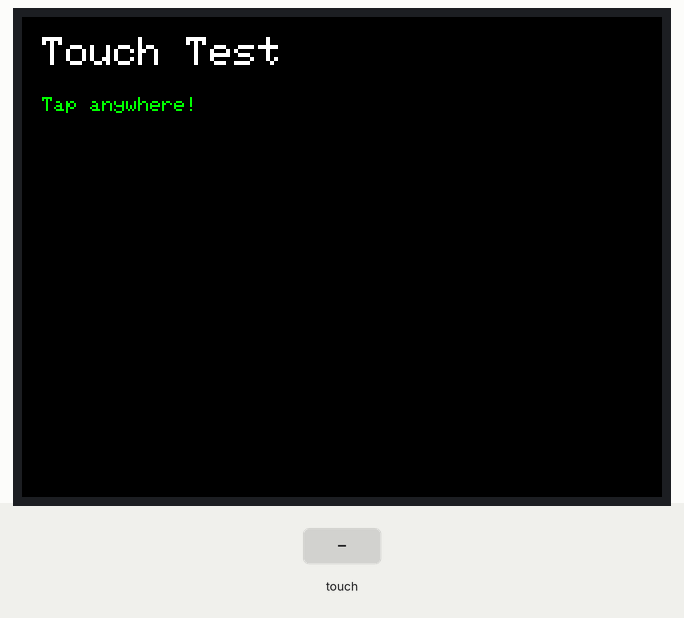
A program run on a simulated ESP32. Parts: 320×240 colour display. Inputs (shaded band) come from the test bench. What the program prints to the serial monitor is not drawn.

Above: at 2.4 s.
2.5 s: screen touched at 13 % across, 10 % down
At 3.0 s:
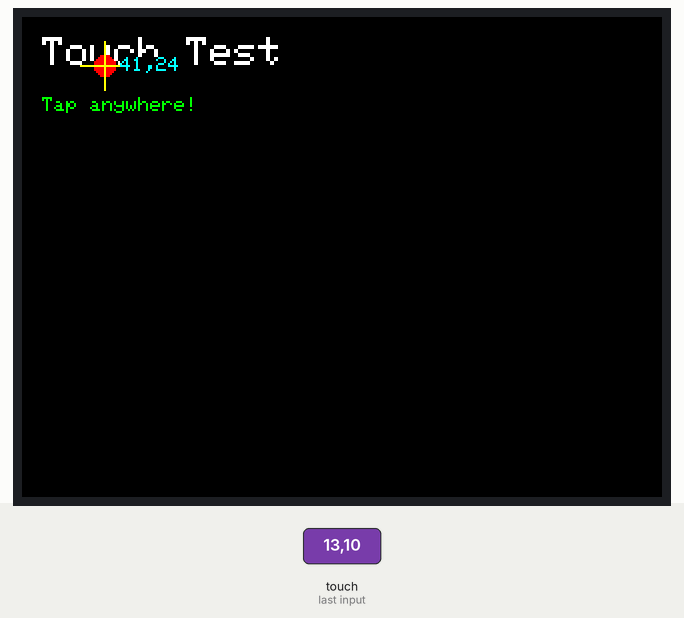
4.0 s: screen touched at 38 % across, 10 % down
At 5.3 s:
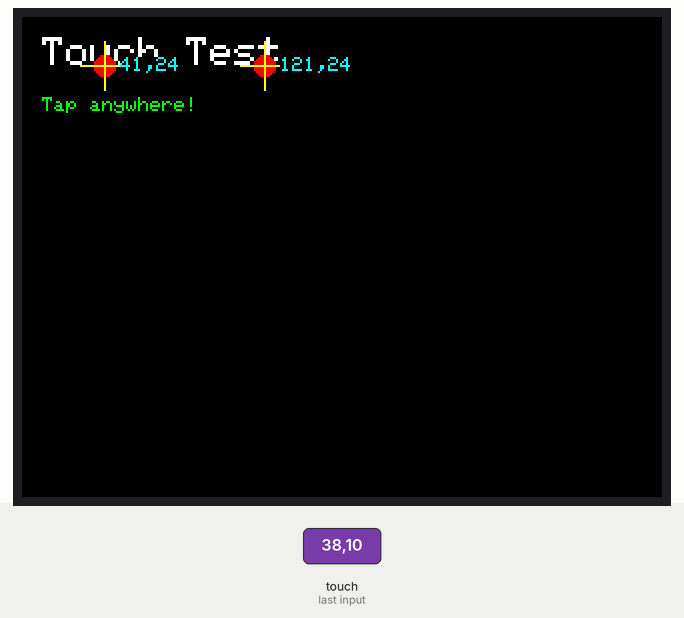
Timing chart, 0 to 7.0 s (numbered marks = the images above; inputs shaded):
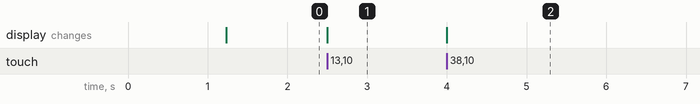

Measured:
- after the input at 2.5 s, the display: changes at once (image 1)
- after the input at 4.0 s, the display: changes at once (image 2)

The program:

main.cpp
```cpp
#include <SPI.h>
#include <TFT_eSPI.h>

TFT_eSPI tft;

void setup()
{
  Serial.begin(115200);
  delay(1000);

  tft.init();
  tft.setRotation(1);
  tft.fillScreen(TFT_BLACK);

  // Instructions on screen
  tft.setTextColor(TFT_WHITE, TFT_BLACK);
  tft.setTextSize(2);
  tft.setCursor(10, 10);
  tft.println("Touch Test");

  tft.setTextColor(TFT_GREEN, TFT_BLACK);
  tft.setTextSize(1);
  tft.setCursor(10, 40);
  tft.println("Tap anywhere!");

  Serial.println("Touch test ready!");
}

void loop()
{
  uint16_t tx, ty;

  // getTouch returns true when screen is touched
  if (tft.getTouch(&tx, &ty))
  {
    Serial.print("X: "); Serial.print(tx);
    Serial.print("  Y: "); Serial.println(ty);

    // Draw crosshair
    tft.fillCircle(tx, ty, 5, TFT_RED);
    tft.drawLine(tx - 12, ty, tx + 12, ty, TFT_YELLOW);
    tft.drawLine(tx, ty - 12, tx, ty + 12, TFT_YELLOW);

    tft.setTextSize(1);
    tft.setTextColor(TFT_CYAN, TFT_BLACK);
    tft.setCursor(tx + 8, ty - 4);
    tft.print(tx); tft.print(","); tft.print(ty);

    delay(100);
  }
}
```
